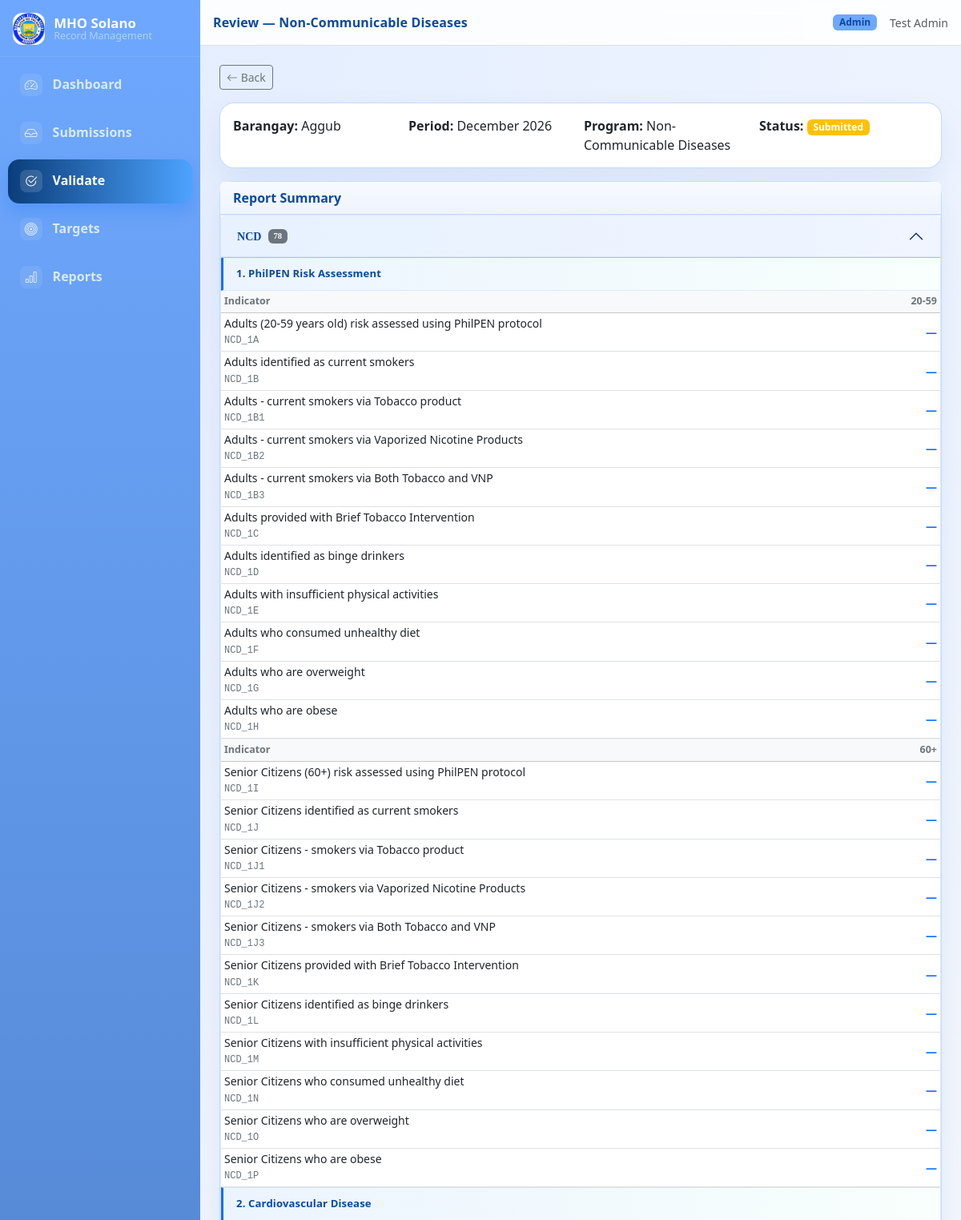
The app's page /MHO-System/admin/validate.php?id=26 (signed in, upper part) with its own data.
### tables this page shows
CREATE TABLE `report_submission`  (
  `id` int UNSIGNED NOT NULL AUTO_INCREMENT,
  `barangay_id` int UNSIGNED NOT NULL,
  `period_id` int UNSIGNED NOT NULL,
  `program_id` int UNSIGNED NOT NULL,
  `report_code` varchar(40) NULL DEFAULT NULL COMMENT 'Format: BRGY-PROGRAM-YYYYMM (e.g. AGG-FP-202612)',
  `status` enum('draft','submitted','validated','rejected') NOT NULL DEFAULT 'draft',
  `submitted_by` int UNSIGNED NULL DEFAULT NULL COMMENT 'FK → users.id (nurse/midwife who submitted)',
  `submitted_at` datetime NULL DEFAULT NULL,
  `validated_by` int UNSIGNED NULL DEFAULT NULL COMMENT 'FK → users.id (admin/doctor who validated)',
  `validated_at` datetime NULL DEFAULT NULL,
  `remarks` text NULL,
  `created_at` datetime NOT NULL DEFAULT current_timestamp,
  `updated_at` datetime NOT NULL DEFAULT current_timestamp ON UPDATE CURRENT_TIMESTAMP,
  PRIMARY KEY (`id`) USING BTREE,
  UNIQUE INDEX `uq_submission`(`barangay_id` ASC, `period_id` ASC, `program_id` ASC) USING BTREE,
  INDEX `fk_sub_period`(`period_id` ASC) USING BTREE,
  INDEX `fk_sub_program`(`program_id` ASC) USING BTREE,
  INDEX `fk_sub_submitted`(`submitted_by` ASC) USING BTREE,
  INDEX `fk_sub_validated`(`validated_by` ASC) USING BTREE,
  UNIQUE INDEX `idx_report_submission_code`(`report_code` ASC) USING BTREE,
  CONSTRAINT `fk_sub_brgy` FOREIGN KEY (`barangay_id`) REFERENCES `barangay` (`id`) ON DELETE RESTRICT ON UPDATE RESTRICT,
  CONSTRAINT `fk_sub_period` FOREIGN KEY (`period_id`) REFERENCES `report_period` (`id`) ON DELETE RESTRICT ON UPDATE RESTRICT,
  CONSTRAINT `fk_sub_program` FOREIGN KEY (`program_id`) REFERENCES `health_program` (`id`) ON DELETE RESTRICT ON UPDATE RESTRICT,
  CONSTRAINT `fk_sub_submitted` FOREIGN KEY (`submitted_by`) REFERENCES `users` (`id`) ON DELETE SET NULL ON UPDATE RESTRICT,
  CONSTRAINT `fk_sub_validated` FOREIGN KEY (`validated_by`) REFERENCES `users` (`id`) ON DELETE SET NULL ON UPDATE RESTRICT
);

CREATE TABLE `barangay`  (
  `id` int UNSIGNED NOT NULL AUTO_INCREMENT,
  `name` varchar(100) NOT NULL,
  `code` varchar(10) NULL DEFAULT NULL COMMENT 'Short code used in report references (e.g. AGG)',
  `municipality` varchar(100) NOT NULL DEFAULT 'Cauayan',
  `province` varchar(100) NOT NULL DEFAULT 'Isabela',
  `is_active` tinyint(1) NOT NULL DEFAULT 1,
  PRIMARY KEY (`id`) USING BTREE,
  UNIQUE INDEX `uq_barangay_name`(`name` ASC) USING BTREE
);

CREATE TABLE `report_period`  (
  `id` int UNSIGNED NOT NULL AUTO_INCREMENT,
  `year` smallint NOT NULL,
  `month` tinyint NOT NULL,
  `period_label` varchar(20) GENERATED ALWAYS AS (concat(lpad(`month`,2,'0'),'-',`year`)) STORED,
  PRIMARY KEY (`id`) USING BTREE,
  UNIQUE INDEX `uq_period`(`year` ASC, `month` ASC) USING BTREE
);

CREATE TABLE `health_program`  (
  `id` int UNSIGNED NOT NULL AUTO_INCREMENT,
  `code` varchar(20) NOT NULL,
  `name` varchar(150) NOT NULL,
  PRIMARY KEY (`id`) USING BTREE,
  UNIQUE INDEX `uq_program_code`(`code` ASC) USING BTREE
);

CREATE TABLE `indicator`  (
  `id` int UNSIGNED NOT NULL AUTO_INCREMENT,
  `program_id` int UNSIGNED NOT NULL,
  `code` varchar(50) NOT NULL,
  `part` varchar(100) NULL DEFAULT NULL COMMENT 'Top-level section, e.g. Part 1 - Child Immunization',
  `category` varchar(100) NULL DEFAULT NULL COMMENT 'Sub-section, e.g. A.1. Immunization Services (0-11 months)',
  `description` text NOT NULL,
  `age_disaggregation` varchar(100) NOT NULL DEFAULT 'NONE' COMMENT 'Comma-separated age brackets or NONE',
  `sex_disaggregation` enum('MFT','NONE') NOT NULL DEFAULT 'MFT' COMMENT 'MFT = Male/Female/Total columns; NONE = single value',
  `sort_order` smallint NOT NULL DEFAULT 0,
  `is_active` tinyint(1) NOT NULL DEFAULT 1,
  PRIMARY KEY (`id`) USING BTREE,
  UNIQUE INDEX `uq_indicator_code`(`program_id` ASC, `code` ASC) USING BTREE,
  CONSTRAINT `fk_ind_program` FOREIGN KEY (`program_id`) REFERENCES `health_program` (`id`) ON DELETE RESTRICT ON UPDATE RESTRICT
);

### MHO-System/includes/auth.php (called while the page is built, shortened)
<?php
function getSubmission(PDO $db, int $id): ?array
{
    $stmt = $db->prepare(
        'SELECT rs.*, b.name AS barangay_name, hp.code AS program_code, hp.name AS program_name,
                rp.year, rp.month, rp.period_label
         FROM report_submission rs
         JOIN barangay b ON b.id = rs.barangay_id
         JOIN health_program hp ON hp.id = rs.program_id
         JOIN report_period rp ON rp.id = rs.period_id
         WHERE rs.id = ?'
    );
    $stmt->execute([$id]);
    $row = $stmt->fetch();
    return $row ?: null;
}

### MHO-System/includes/indicators.php (the view, shortened to what this page needs)
<?php
function loadIndicatorsGrouped(PDO $db, int $programId): array
{
    $stmt = $db->prepare(
        'SELECT * FROM indicator WHERE program_id = ? AND is_active = 1 ORDER BY sort_order, id'
    );
    $stmt->execute([$programId]);
    $indicators = $stmt->fetchAll();
    $grouped = [];
    foreach ($indicators as $ind) {
        $part = $ind['part'] ?: 'General';
        $category = $ind['category'] ?: 'Uncategorized';
        $grouped[$part][$category][] = $ind;
    }
    return $grouped;
}
function valueKey(int $indicatorId, ?string $sex, ?string $ageGroup): string
{
    return $indicatorId . '|' . ($sex ?? '') . '|' . ($ageGroup ?? '');
}
function getStoredValue(array $stored, int $indicatorId, ?string $sex, ?string $ageGroup): string
{
    $key = valueKey($indicatorId, $sex, $ageGroup);
    return isset($stored[$key]) ? (string) $stored[$key]['value'] : '';
}
function formatIndicatorValue(string $val): string
{
    if ($val === '') {
        return '—';
    }
    return $val;
}
function indicatorValueColumns(array $ind): array
{
    $ageGroups = parseAgeGroups($ind['age_disaggregation']);
    $hasSex = $ind['sex_disaggregation'] === 'MFT';
    $sexes = $hasSex ? ['M', 'F', 'T'] : [null];
    $columns = [];
    foreach ($ageGroups as $ageGroup) {
        foreach ($sexes as $sex) {
            $label = '';
            if ($ageGroup) {
                $label = $ageGroup;
            }
            if ($label === '') {
                $label = 'Value';
            }
            $columns[] = [
                'sex'      => $sex,
                'ageGroup' => $ageGroup,
                'label'    => $label,
            ];
        }
    }
    return $columns;
}
function columnStructureKey(array $columns): string
{
    $parts = [];
    foreach ($columns as $col) {
        $parts[] = ($col['sex'] ?? '') . '|' . ($col['ageGroup'] ?? '');
    }
    return implode(',', $parts);
}
function renderIndicatorSummary(array $grouped, array $stored): void
{
    $partIndex = 0;
    echo '<div class="accordion indicator-summary" id="indicatorAccordion">';
    foreach ($grouped as $part => $categories) {
        $partIndex++;
        $partId = 'part' . $partIndex;
        $partCount = 0;
        foreach ($categories as $inds) {
            $partCount += count($inds);
        }
        ?>
        <div class="accordion-item">
            <h2 class="accordion-header">
                <button class="accordion-button <?= $partIndex > 1 ? 'collapsed' : '' ?>" type="button"
                        data-bs-toggle="collapse" data-bs-target="#<?= $partId ?>">
                    <?= e($part) ?> <span class="badge bg-secondary ms-2"><?= $partCount ?></span>
                </button>
            </h2>
            <div id="<?= $partId ?>" class="accordion-collapse collapse <?= $partIndex === 1 ? 'show' : '' ?>"
                 data-bs-parent="#indicatorAccordion">
                <div class="accordion-body p-0">
                    <?php foreach ($categories as $category => $indicators):
                        $groups = [];
                        foreach ($indicators as $ind) {
                            $columns = indicatorValueColumns($ind);
                            $key = columnStructureKey($columns);
                            $groups[$key]['columns'] = $columns;
                            $groups[$key]['rows'][] = $ind;
                        }
                    ?>
                    <div class="indicator-category-block">
                        <div class="category-header"><?= e($category) ?></div>
                        <?php foreach ($groups as $group): ?>
                        <div class="table-responsive">
                            <table class="table table-sm table-hover indicator-summary-table mb-0">
                                <thead class="table-light">
                                    <tr>
                                        <th class="indicator-desc-col">Indicator</th>
                                        <?php foreach ($group['columns'] as $col): ?>
                                        <th class="text-end value-col"><?= e($col['label']) ?></th>
                                        <?php endforeach; ?>
                                    </tr>
                                </thead>
                                <tbody>
                                    <?php foreach ($group['rows'] as $ind): ?>
                                    <tr>
                                        <td class="indicator-desc-col">
                                            <div class="indicator-title"><?= e($ind['description']) ?></div>
                                            <div class="indicator-code"><?= e($ind['code']) ?></div>
                                        </td>
                                        <?php foreach ($group['columns'] as $col):
                                            $val = getStoredValue(
                                                $stored,
                                                (int) $ind['id'],
                                                $col['sex'],
                                                $col['ageGroup']
                                            );
                                        ?>
                                        <td class="text-end value-cell"><?= e(formatIndicatorValue($val)) ?></td>
                                        <?php endforeach; ?>
                                    </tr>
                                    <?php endforeach; ?>
                                </tbody>
                            </table>
                        </div>
                        <?php endforeach; ?>
                    </div>
                    <?php endforeach; ?>
                </div>
            </div>
        </div>
        <?php
    }
    echo '</div>';
}
function renderIndicatorForm(array $grouped, array $stored, bool $readonly = false): void
{
    if ($readonly) {
        renderIndicatorSummary($grouped, $stored);
        return;
    }
        ?>
        <?php
}
        ?>

### MHO-System/admin/validate.php (shortened to what this page needs)
<?php
require_once __DIR__ . '/../includes/init.php';
require_once __DIR__ . '/../includes/indicators.php';
$db = getDB();
$submissionId = (int) ($_GET['id'] ?? 0);
if ($submissionId > 0) {
    $submission = getSubmission($db, $submissionId);
    $grouped = loadIndicatorsGrouped($db, (int) $submission['program_id']);
    $stored  = loadIndicatorValues($db, $submissionId);
}
require_once __DIR__ . '/../includes/header.php';
?>
<?php if ($submissionId > 0 && isset($submission)): ?>
<div class="mb-3">
    <a href="<?= e(roleUrl('admin', 'validate.php')) ?>" class="btn btn-sm btn-outline-secondary">
        <i class="bi bi-arrow-left"></i> Back
    </a>
</div>
<div class="card shadow-sm mb-3">
    <div class="card-body">
        <div class="row g-2">
            <div class="col-md-3"><strong>Barangay:</strong> <?= e($submission['barangay_name']) ?></div>
            <div class="col-md-3"><strong>Period:</strong> <?= e(periodLabel((int)$submission['year'], (int)$submission['month'])) ?></div>
            <div class="col-md-3"><strong>Program:</strong> <?= e($submission['program_name']) ?></div>
            <div class="col-md-3"><strong>Status:</strong> <?= statusBadge($submission['status']) ?></div>
        </div>
    </div>
</div>
<div class="card shadow-sm mb-3">
    <div class="card-header bg-white fw-semibold">Report Summary</div>
    <div class="card-body p-0 report-summary-body">
        <?php renderIndicatorForm($grouped, $stored, true); ?>
    </div>
</div>
<?php endif; ?>
<?php require_once __DIR__ . '/../includes/footer.php'; ?>

### MHO-System/includes/functions.php (shortened to what this page needs)
<?php
function e(?string $value): string
{
    return htmlspecialchars((string) $value, ENT_QUOTES, 'UTF-8');
}
function baseUrl(string $path = ''): string
{
    $base = defined('APP_BASE') ? APP_BASE : '';
    return $base . ($path ? '/' . ltrim($path, '/') : '');
}
function roleUrl(string $role, string $page = 'dashboard.php'): string
{
    return baseUrl($role . '/' . $page);
}
function statusBadge(string $status): string
{
    $map = [
        'draft'     => 'secondary',
        'submitted' => 'warning',
        'validated' => 'success',
        'rejected'  => 'danger',
    ];
    $class = $map[$status] ?? 'secondary';
    return '<span class="badge bg-' . $class . '">' . e(ucfirst($status)) . '</span>';
}
function monthName(int $month): string
{
    $months = [
        1 => 'January', 2 => 'February', 3 => 'March', 4 => 'April',
        5 => 'May', 6 => 'June', 7 => 'July', 8 => 'August',
        9 => 'September', 10 => 'October', 11 => 'November', 12 => 'December',
    ];
    return $months[$month] ?? (string) $month;
}
function periodLabel(int $year, int $month): string
{
    return monthName($month) . ' ' . $year;
}

### MHO-System/assets/css/base.css (style rules this page uses)
:root { --mho-primary: #0d6efd; --sidebar-width: 250px; }
body { background-color: #f4f6f9; font-family: 'Segoe UI', system-ui, sans-serif; --role-accent: #1d9e75; --role-accent-dark: #085041; --role-accent-light: #5dcaa5; --role-accent-soft: #e8f5f1; --role-accent-border: rgba(194, 232, 216, 0.9); --role-text-color: inherit; --role-sidebar-start: #4be7a0; --role-sidebar-end: #012b1a; --role-sidebar-link: rgba(232, 248, 242, 0.84); --role-sidebar-hover-start: #023928; --role-sidebar-hover-end: #2fbf8a; --role-sidebar-section: rgba(232, 248, 242, 0.42); --role-sidebar-subtitle: rgba(232, 248, 242, 0.52); --role-brand-mark: linear-gradient(135deg, #29bf8c, #1d9e75); --role-navbar-bg: #fff; --role-card-border: var(--role-accent-border); --role-card-header-bg: linear-gradient(180deg, #f7fffc 0%, #eefaf5 100%); --role-heading-font: inherit; }
.accordion-button:not(.collapsed) { background-color: #e7f1ff; color: #0d6efd; }
.category-header { background: #f8f9fa; padding: 0.6rem 1rem; font-weight: 600; font-size: 0.85rem; color: #495057; border-left: 3px solid var(--mho-primary); margin: 0; }
.indicator-category-block + .indicator-category-block .category-header { border-top: 1px solid #dee2e6; }
.indicator-category-block .table-responsive + .table-responsive { border-top: 1px solid #eee; }
.indicator-summary-table { font-size: 0.875rem; }
.indicator-summary-table thead th { white-space: nowrap; font-size: 0.78rem; font-weight: 600; color: #6c757d; border-bottom-width: 1px; vertical-align: middle; }
.indicator-summary-table .indicator-desc-col { min-width: 260px; max-width: 420px; }
.indicator-summary-table .indicator-title { font-weight: 500; color: #212529; line-height: 1.35; }
.indicator-summary-table .indicator-code { font-size: 0.75rem; color: #6c757d; margin-top: 0.15rem; font-family: Consolas, Monaco, monospace; }
.indicator-summary-table .value-col { width: 72px; }
.indicator-summary-table .value-cell { font-weight: 600; color: #0d6efd; font-variant-numeric: tabular-nums; vertical-align: middle; }
.indicator-summary .accordion-body { background: #fff; }
.report-summary-body { max-height: 70vh; overflow-y: auto; }
.accordion-collapse { border-top: 1px solid color-mix(in srgb, var(--role-accent) 40%, transparent); }
.category-header { background: linear-gradient(90deg, color-mix(in srgb, var(--role-accent-soft) 80%, #fff), #f8fffc); padding: 0.65rem 1rem; font-weight: 600; font-size: 0.82rem; color: var(--role-accent-dark); border-left: 3px solid var(--role-accent); border-bottom: 1px solid color-mix(in srgb, var(--role-accent-border) 50%, transparent); margin: 0; letter-spacing: 0.01em; }

### records on screen
report_submission: barangay.name "Aggub", period.month "December 2026", program.name "Non-Communicable Diseases", status "Submitted"
indicator: part "NCD"
indicator: description "Adults (20-59 years old) risk assessed using PhilPEN protocol", code "NCD_1A", id "—"
indicator: description "Adults identified as current smokers", code "NCD_1B", id "—"
indicator: description "Adults - current smokers via Tobacco product", code "NCD_1B1", id "—"
indicator: description "Adults - current smokers via Vaporized Nicotine Products", code "NCD_1B2", id "—"
indicator: description "Adults - current smokers via Both Tobacco and VNP", code "NCD_1B3", id "—"
indicator: description "Adults provided with Brief Tobacco Intervention", code "NCD_1C", id "—"
indicator: description "Adults identified as binge drinkers", code "NCD_1D", id "—"
indicator: description "Adults with insufficient physical activities", code "NCD_1E", id "—"
indicator: description "Adults who consumed unhealthy diet", code "NCD_1F", id "—"
indicator: description "Adults who are overweight", code "NCD_1G", id "—"
indicator: description "Adults who are obese", code "NCD_1H", id "—"
indicator: description "Senior Citizens (60+) risk assessed using PhilPEN protocol", code "NCD_1I", id "—"
indicator: description "Senior Citizens identified as current smokers", code "NCD_1J", id "—"
indicator: description "Senior Citizens - smokers via Tobacco product", code "NCD_1J1", id "—"
indicator: description "Senior Citizens - smokers via Vaporized Nicotine Products", code "NCD_1J2", id "—"
indicator: description "Senior Citizens - smokers via Both Tobacco and VNP", code "NCD_1J3", id "—"
indicator: description "Senior Citizens provided with Brief Tobacco Intervention", code "NCD_1K", id "—"
indicator: description "Senior Citizens identified as binge drinkers", code "NCD_1L", id "—"
indicator: description "Senior Citizens with insufficient physical activities", code "NCD_1M", id "—"
indicator: description "Senior Citizens who consumed unhealthy diet", code "NCD_1N", id "—"
indicator: description "Senior Citizens who are overweight", code "NCD_1O", id "—"
indicator: description "Senior Citizens who are obese", code "NCD_1P", id "—"

### other values on screen
$item['label'] "Dashboard"
$item['label'] "Submissions"
$item['label'] "Validate"
$item['label'] "Targets"
$item['label'] "Reports"
$pageTitle "Review — Non-Communicable Diseases"
$role "Admin"
$_SESSION['full_name'] "Test Admin"
$partCount "78"
$category "1. PhilPEN Risk Assessment"
$col['label'] "20-59"
$col['label'] "60+"
$category "2. Cardiovascular Disease"
